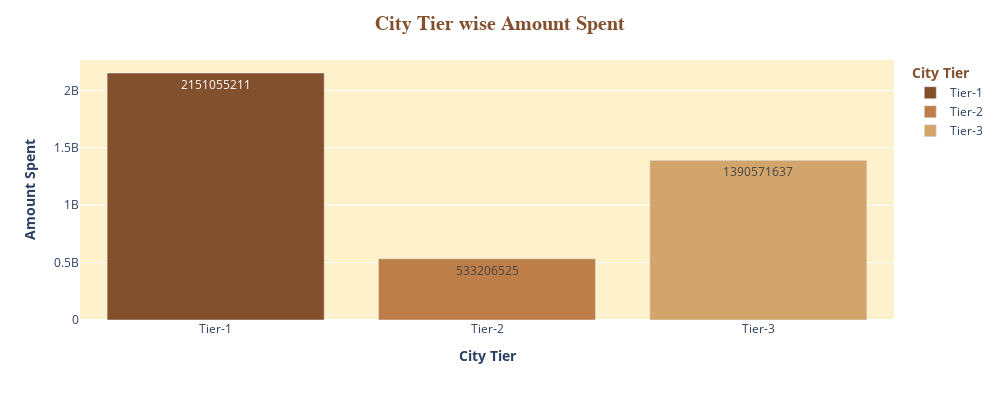

Source (notebook cell):
### Markdown cell above
### <div style="text-align: left; background-color: #E0B279;  color: black; padding: 14px; line-height: 0.5;"> City Tier wise Analysis on Spent Amount</div>

### Code cell
tier_df2=ccd_df[['City Tier', 'Amount']].groupby('City Tier').agg(Total_Amount=('Amount', 'sum')).reset_index()

fig = px.bar(tier_df2,
             x='City Tier', y='Total_Amount', color='City Tier', color_discrete_sequence=colors, text_auto='True' )

fig.update_layout(height=400,width=1000, title_text="<b>City Tier wise Amount Spent</b>",
                  title_font_family="Times New Roman",title_font_color="#83502e",
                  title_xanchor="center",
                  title_x=0.5,
                  title_font_size=20,
                  xaxis_title="<b>City Tier</b>",
                  yaxis_title="<b>Amount Spent</b>",
                  legend_title='<b>City Tier</b>',
                  legend_title_font_color="#83502e",
                  showlegend=True,
                  plot_bgcolor ='#fdf1cb')
fig.show()

### Figure 1 — Plotly figure (JSON) as saved in the notebook; plotly's stock layout.template omitted (floating-point values rounded to 4 significant figures)
{"data": [{"alignmentgroup": "True", "hovertemplate": "City Tier=%{x}<br>Total_Amount=%{y}<extra></extra>", "legendgroup": "Tier-1", "marker": {"color": "#83502e", "pattern": {"shape": ""}}, "name": "Tier-1", "offsetgroup": "Tier-1", "orientation": "v", "showlegend": true, "textposition": "auto", "texttemplate": "%{y:True}", "type": "bar", "x": ["Tier-1"], "xaxis": "x", "y": [2151055211], "yaxis": "y"}, {"alignmentgroup": "True", "hovertemplate": "City Tier=%{x}<br>Total_Amount=%{y}<extra></extra>", "legendgroup": "Tier-2", "marker": {"color": "#bd7e4a", "pattern": {"shape": ""}}, "name": "Tier-2", "offsetgroup": "Tier-2", "orientation": "v", "showlegend": true, "textposition": "auto", "texttemplate": "%{y:True}", "type": "bar", "x": ["Tier-2"], "xaxis": "x", "y": [533206525], "yaxis": "y"}, {"alignmentgroup": "True", "hovertemplate": "City Tier=%{x}<br>Total_Amount=%{y}<extra></extra>", "legendgroup": "Tier-3", "marker": {"color": "#d2a56d", "pattern": {"shape": ""}}, "name": "Tier-3", "offsetgroup": "Tier-3", "orientation": "v", "showlegend": true, "textposition": "auto", "texttemplate": "%{y:True}", "type": "bar", "x": ["Tier-3"], "xaxis": "x", "y": [1390571637], "yaxis": "y"}], "layout": {"barmode": "relative", "height": 400, "legend": {"title": {"font": {"color": "#83502e"}, "text": "<b>City Tier</b>"}, "tracegroupgap": 0}, "margin": {"t": 60}, "plot_bgcolor": "#fdf1cb", "showlegend": true, "title": {"font": {"color": "#83502e", "family": "Times New Roman", "size": 20}, "text": "<b>City Tier wise Amount Spent</b>", "x": 0.5, "xanchor": "center"}, "width": 1000, "xaxis": {"anchor": "y", "categoryarray": ["Tier-1", "Tier-2", "Tier-3"], "categoryorder": "array", "domain": [0, 1], "title": {"text": "<b>City Tier</b>"}}, "yaxis": {"anchor": "x", "domain": [0, 1], "title": {"text": "<b>Amount Spent</b>"}}}}
